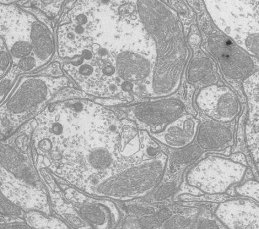
#> input picture python_for_microscopists-master/images/bio_low_contrast.jpg, 259 x 229 px, found by its file name
$ python 113-what_is_histogram_equalization.py
#> lines starting #> are read from the running program, lines starting #| are printed output that depends on the picture
#!/usr/bin/env python
__author__ = "Sreenivas Bhattiprolu"
__license__ = "Feel free to copy, I appreciate if you acknowledge Python for Microscopists"

# https://youtu.be/jWShMEhMZI4

"""
Histogram equalization:
Stretches histogram to include all ranges if the original histogram is confined
only to a small region - low contrast images.
But, this type of stretching may not result in ideal results and gives
too bright and too dark regions in the image. This can be very bad for images
with large intensity variations.

CLAHE: COntrast limited adaptive histogram equalization
Regular histogram equalization uses global contrast of the image. This results in
too bright and too dark regions as the histogram stretches and is not confined
to specific region.

Adaptive histogram equalization divides the image into small tiles and within
each tile the histogram is equalized. Tile size is typically 8x8.
If theimage contains noise, it gets amplified during this process. Therefore,
contrast limiting is applied to limit the contrast below a specific limit.
Bilinear interpolation is performed between tile borders.

Below, let us perform both histogram equalization and CLAHE and compare the results.
The best way to work with color images is by converting them to luminance space,
e.g. LAB, and enhancing lumincnace channel only and eventually combining all channels.

"""

import cv2
from skimage import io
from matplotlib import pyplot as plt

img = cv2.imread("images/bio_low_contrast.JPG", 1)
#> img is the input picture: shape (229, 259, 3); min 39, max 243, mean 174.9
#img = cv2.imread('images/retina.jpg', 1)

#Converting image to LAB Color so CLAHE can be applied to the luminance channel
lab_img= cv2.cvtColor(img, cv2.COLOR_BGR2LAB)
#> lab_img: shape (229, 259, 3); mean of channels 0, 1, 2 181.9, 128, 128

#Splitting the LAB image to L, A and B channels, respectively
l, a, b = cv2.split(lab_img)
#> a: shape (229, 259); every value is 128

#plt.hist(l.flat, bins=100, range=(0,255))
###########Histogram Equlization#############
#Apply histogram equalization to the L channel
equ = cv2.equalizeHist(l)
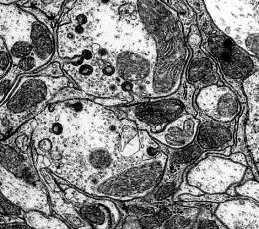
#> equ: shape (229, 259); min 0, max 255, mean 129.1

#plt.hist(equ.flat, bins=100, range=(0,255))
#Combine the Hist. equalized L-channel back with A and B channels
updated_lab_img1 = cv2.merge((equ,a,b))
#> updated_lab_img1: shape (229, 259, 3); mean of channels 0, 1, 2 129.1, 128, 128

#Convert LAB image back to color (RGB)
hist_eq_img = cv2.cvtColor(updated_lab_img1, cv2.COLOR_LAB2BGR)

###########CLAHE#########################
#Apply CLAHE to L channel
clahe = cv2.createCLAHE(clipLimit=3.0, tileGridSize=(8,8))
clahe_img = clahe.apply(l)
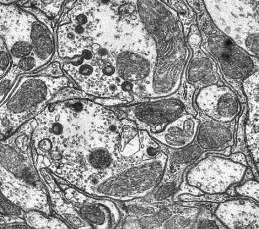
#> clahe_img: shape (229, 259); min 12, max 255, mean 148.6
#plt.hist(clahe_img.flat, bins=100, range=(0,255))

#Combine the CLAHE enhanced L-channel back with A and B channels
updated_lab_img2 = cv2.merge((clahe_img,a,b))
#> updated_lab_img2: shape (229, 259, 3); mean of channels 0, 1, 2 148.6, 128, 128

#Convert LAB image back to color (RGB)
CLAHE_img = cv2.cvtColor(updated_lab_img2, cv2.COLOR_LAB2BGR)


cv2.imshow("Original image", img)
cv2.imshow("Equalized image", hist_eq_img)
cv2.imshow('CLAHE Image', CLAHE_img)
cv2.waitKey(0)
cv2.destroyAllWindows()

$ run again, with python_for_microscopists-master/images/Alloy_gradient.jpg copied over python_for_microscopists-master/images/bio_low_contrast.jpg
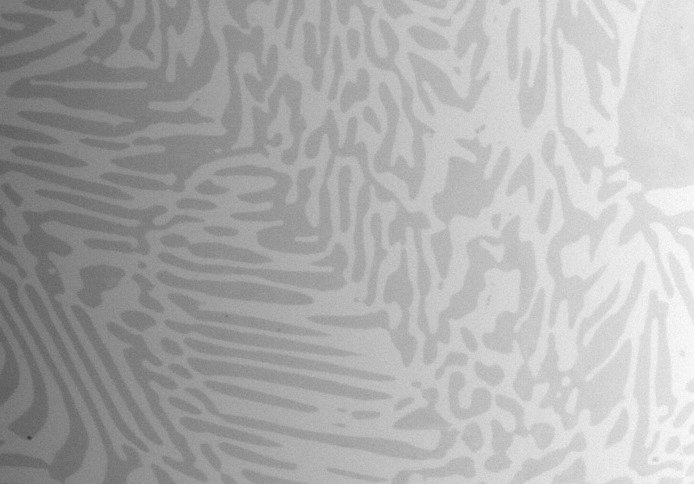
#> input picture python_for_microscopists-master/images/Alloy_gradient.jpg, 694 x 484 px, found by its file name
#> img is the input picture: shape (484, 694, 3); min 55, max 255, mean 173.2
#> lab_img: shape (484, 694, 3); mean of channels 0, 1, 2 180, 128, 128
#> a: shape (484, 694); every value is 128
#> `equ = cv2.equalizeHist(l)`:
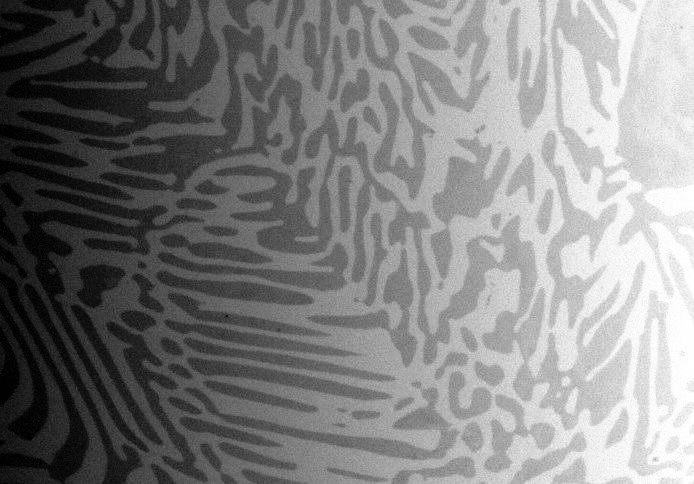
#> equ: shape (484, 694); min 0, max 255, mean 128.5
#> updated_lab_img1: shape (484, 694, 3); mean of channels 0, 1, 2 128.5, 128, 128
#> `clahe_img = clahe.apply(l)`:
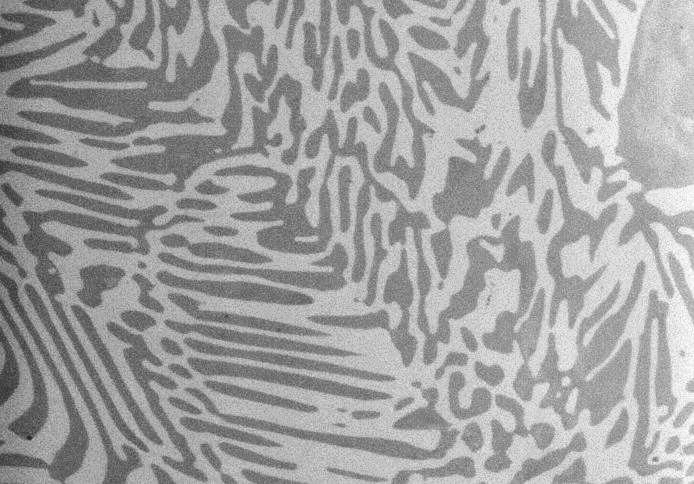
#> clahe_img: shape (484, 694); min 34, max 255, mean 160.9
#> updated_lab_img2: shape (484, 694, 3); mean of channels 0, 1, 2 160.9, 128, 128
